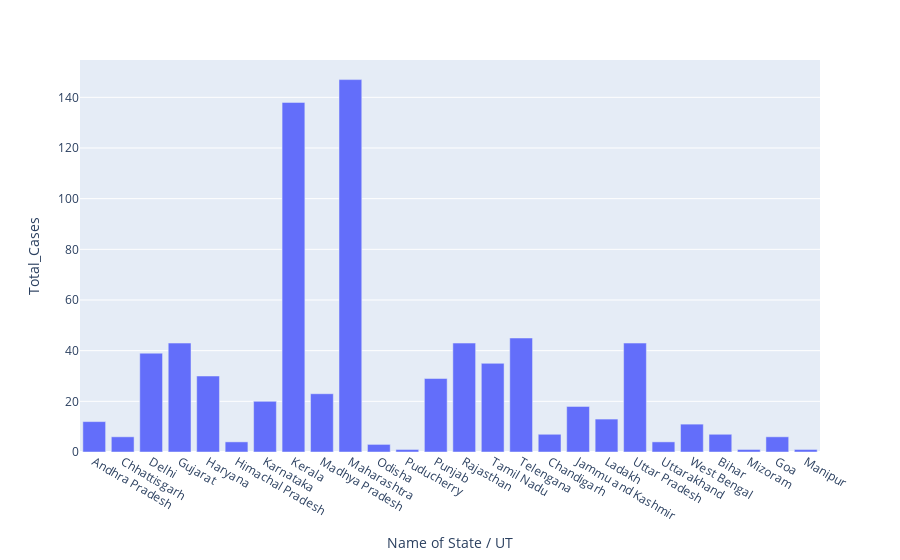

Notebook code cell kept with this figure:
### Code cell
px.bar(df,x='Name of State / UT',y='Total_Cases')

### Figure 1 — Plotly figure (JSON) as saved in the notebook; plotly's stock layout.template omitted (floating-point values rounded to 4 significant figures)
{"data": [{"alignmentgroup": "True", "hovertemplate": "Name of State / UT=%{x}<br>Total_Cases=%{y}<extra></extra>", "legendgroup": "", "marker": {"color": "#636efa"}, "name": "", "offsetgroup": "", "orientation": "v", "showlegend": false, "textposition": "auto", "type": "bar", "x": ["Andhra Pradesh", "Chhattisgarh", "Delhi", "Gujarat", "Haryana", "Himachal Pradesh", "Karnataka", "Kerala", "Madhya Pradesh", "Maharashtra", "Odisha", "Puducherry", "Punjab", "Rajasthan", "Tamil Nadu", "Telengana", "Chandigarh", "Jammu and Kashmir", "Ladakh", "Uttar Pradesh", "Uttarakhand", "West Bengal", "Bihar", "Mizoram", "Goa", "Manipur"], "xaxis": "x", "y": [12, 6, 39, 43, 30, 4, 20, 138, 23, 147, 3, 1, 29, 43, 35, 45, 7, 18, 13, 43, 4, 11, 7, 1, 6, 1], "yaxis": "y"}], "layout": {"barmode": "relative", "legend": {"tracegroupgap": 0}, "margin": {"t": 60}, "xaxis": {"anchor": "y", "domain": [0, 1], "title": {"text": "Name of State / UT"}}, "yaxis": {"anchor": "x", "domain": [0, 1], "title": {"text": "Total_Cases"}}}}
